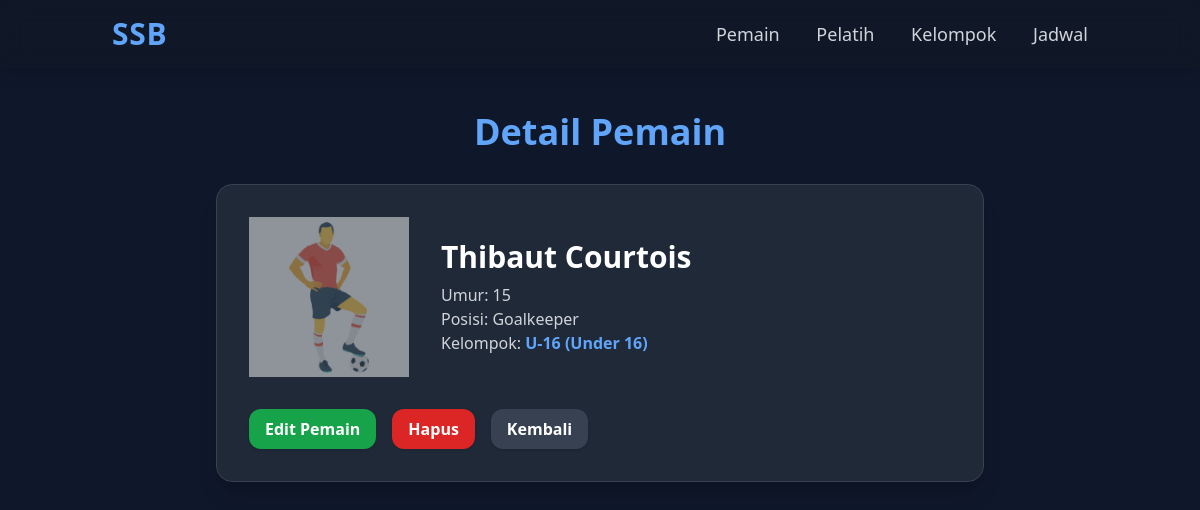
The page /players/5/ on the database its author committed.
### academy/models.py (models this page shows, shortened)
class Player(models.Model):
    STATUS_PENDING = 'pending'
    STATUS_APPROVED = 'approved'
    STATUS_REJECTED = 'rejected'
    STATUS_CHOICES = [
        (STATUS_PENDING, 'Pending'),
        (STATUS_APPROVED, 'Approved'),
        (STATUS_REJECTED, 'Rejected'),
    ]
    user = models.OneToOneField(User, on_delete=models.CASCADE, related_name='player')
    name = models.CharField(max_length=100, blank=True, null=True)
    age = models.IntegerField(blank=True, null=True)
    position = models.CharField(max_length=50, blank=True, null=True)
    photo = models.ImageField(upload_to='players/', blank=True, null=True)
    group = models.ForeignKey(Group, on_delete=models.SET_NULL, null=True, blank=True)
    status = models.CharField(max_length=10, choices=STATUS_CHOICES, default=STATUS_PENDING)
    registered_at = models.DateTimeField(auto_now_add=True)
    approved_at = models.DateTimeField(null=True, blank=True)
    approved_by = models.ForeignKey(User, null=True, blank=True, on_delete=models.SET_NULL, related_name='approved_players')

class Group(models.Model):
    name = models.CharField(max_length=50)
    coach = models.ForeignKey(Coach, on_delete=models.SET_NULL, null=True)

### academy/views.py (the view)
# urls.py: path('players/<int:pk>/', views.player_detail, name='player_detail'),
def player_detail(request, pk):
    player = get_object_or_404(Player, pk=pk)
    return render(request, 'academy/player_detail.html', {'player': player})

### academy/templates/academy/player_detail.html (shortened to what this page needs)
{% extends "academy/base.html" %}
{% load static %}
{% block content %}
<h1 class="text-4xl font-bold text-blue-400 mb-8 text-center">Detail Pemain</h1>
<div class="max-w-3xl mx-auto bg-gray-800 rounded-2xl p-8 border border-gray-700 shadow-xl">
    <div class="flex items-center space-x-8">
        {% if player.photo %}
        <img src="{{ player.photo.url }}" class="w-40 h-40 rounded-xl object-cover shadow-lg">
        {% else %}
        <img src="{% static 'academy/img/player.png' %}" class="w-40 h-40 opacity-50">
        {% endif %}
        <div>
            <h2 class="text-3xl font-bold text-white">{{ player.name }}</h2>
            <p class="text-gray-300 mt-2">Umur: {{ player.age }}</p>
            <p class="text-gray-300">Posisi: {{ player.position }}</p>
            <p class="text-gray-300">
                Kelompok:
                {% if player.group %}
                <span class="text-blue-400 font-semibold">{{ player.group.name }}</span>
                {% else %}
                -
                {% endif %}
            </p>
        </div>
    </div>
    <div class="flex space-x-4 mt-8">
        <a href="/players/{{ player.id }}/edit/"
            class="bg-green-600 hover:bg-green-500 text-white font-semibold py-2 px-4 rounded-xl shadow">
            Edit Pemain
        </a>
        <form action="/players/{{ player.id }}/delete/" method="post"
            onsubmit="return confirm('Yakin ingin menghapus pemain ini?');">
            <button type="submit"
                class="bg-red-600 hover:bg-red-500 text-white font-semibold py-2 px-4 rounded-xl shadow">
                Hapus
            </button>
        </form>
        <a href="/players/" class="bg-gray-700 hover:bg-gray-600 text-white font-semibold py-2 px-4 rounded-xl shadow">
            Kembali
        </a>
    </div>
</div>
{% endblock %}

### academy/templates/academy/base.html (style rules this page uses)
body { background: #0f172a; }

### rows shown on the page
Player: name "Thibaut Courtois", age "15", position "Goalkeeper", group.name "U-16 (Under 16)"
